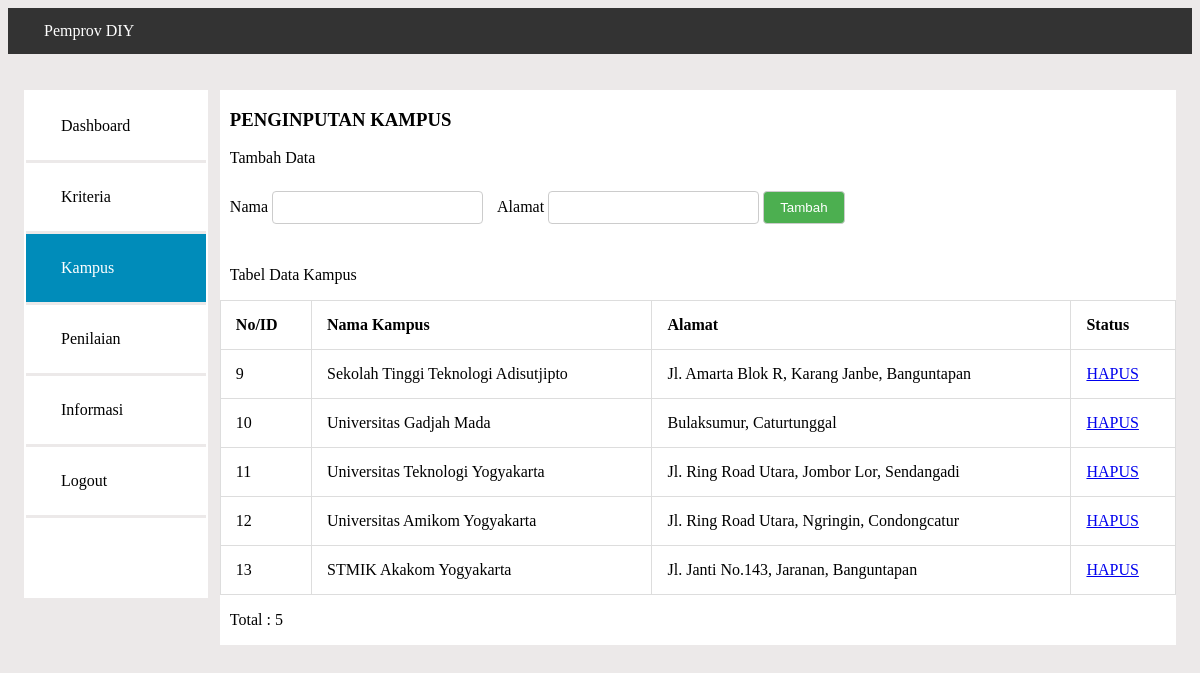
Screenshot of /kampus.php with the database file from the repository.
### tables this page shows
CREATE TABLE `tbl_kampus` (
  `id` int(10) NOT NULL,
  `nama` varchar(50) NOT NULL,
  `alamat` varchar(50) NOT NULL
);

### kampus.php (the view, shortened to what this page needs)
<!DOCTYPE html>
<html>
    <head>
        <link rel="stylesheet" href="styleku.css">
    </head>
<body>
    <div class="navbar">
        <ul>
            <li><a href="utama.php">Pemprov DIY</a></li>
        </ul>
    </div>
    <div class="kontainer">
        <div class="sidenav">
            <ul>
                <li><a href="utama.php">Dashboard</a></li>
                <li><a href="kriteria.php">Kriteria</a></li>
                <li><a class="active" href="#">Kampus</a></li>
                <li><a href="penilaian.php">Penilaian</a></li>
                <li><a href="info.php">Informasi</a></li>
                <li><a href="login.php">Logout</a></li>
            </ul>
        </div>
        <div class="konten">
            <div class="sidebar">
                <h3>PENGINPUTAN KAMPUS</h3>
            </div>
            <div class="tbhkampus">
            <form action="kampus.php" method="POST">
                <p>Tambah Data</p>
                <label for="nama">Nama </label>
                <input type="text" name="nama" required>
                <label for="alamat">  Alamat </label>
                <input type="text" name="alamat" required>
                <input type="submit" value="Tambah" name="Tambah">
            </form>
            </div>
            <?php include("koneksi.php");
            ?>
            <div class="dtakampus">
                <br>
                <p>Tabel Data Kampus</p>
                <table>
                    <thead>
                        <tr>
                            <th>No/ID</th>
                            <th>Nama Kampus</th>
                            <th>Alamat</th>
                            <th>Status</th>
                        </tr>
                    </thead>
                <tbody>
                    <?php
                    $sql = "SELECT * FROM tbl_kampus";
                    $query = mysqli_query($koneksi, $sql);
                    while($kampus = mysqli_fetch_array($query))
                    {
                        echo "<tr>";
                        echo "<td>".$kampus['id']."</td>";
                        echo "<td>".$kampus['nama']."</td>";
                        echo "<td>".$kampus['alamat']."</td>";
                        echo "<td>";
                        echo "<a href='hpskampus.php?id=".$kampus['id']."'>HAPUS</a>";
                        echo "</td>";
                        echo "</tr>";
                    }
                    ?>
                </tbody>
                </table>
                <p>Total : <?php echo mysqli_num_rows($query)?></p>
            </div>
        </div>
    </div>
</body>
</html>

### styleku.css (style rules this page uses)
.navbar ul { background-color: #333; list-style-type: none; margin: 0; padding: 0; overflow: hidden; }
.navbar li { float: left; margin-left: 20px; }
.navbar li a { display: block; color: white; text-align: center; padding: 14px 16px; text-decoration: none; }
body { background-color: #ece9e9; }
.kontainer { margin-top: 20px; margin-left: auto; margin-right: auto; padding: 1em; }
.kontainer .sidenav { float: left; }
.kontainer .sidenav ul { list-style-type: none; background-color: white; position: fixed; overflow: auto; width: 15%; margin: 0; padding: 0; height: 63%; border: 2px solid white; }
.kontainer .sidenav li { border-bottom: 3px solid #ece9e9; }
.kontainer .sidenav li a { text-align: left; display: block; color: #000; text-decoration: none; padding: 25px 35px; }
.kontainer .sidenav li a.active { background-color: #008CBA; color: white; }
.kontainer .konten { background-color: white; float: right; width: 83%; margin-left: 20px; }
.kontainer .konten .sidebar h3 { text-align: left; margin-left: 10px; }
.kontainer .konten .dkriteria table, td, th { border: 1px solid #ddd; text-align: left; }
.kontainer .konten .dkriteria th, td { padding: 15px; }
.kontainer .konten .tbhkampus p, label { margin-left: 10px; }
.kontainer .konten .tbhkampus input { padding: 8px 16px; margin: 8px 0; display: inline-block; border: 1px solid #ccc; border-radius: 4px; box-sizing: border-box; }
.kontainer .konten .tbhkampus input[type=submit] { background-color: #4CAF50; color: white; cursor: pointer; }
.kontainer .konten .dtakampus p { margin-left: 10px; }
.kontainer .konten .dtakampus table, td, th { border: 1px solid #ddd; text-align: left; }
.kontainer .konten .dtakampus table { border-collapse: collapse; width: 100%; }
.kontainer .konten .dtakampus th, td { padding: 15px; }
.kontainer .konten .plhnilai table, td, th { border: 1px solid #ddd; text-align: left; }
.kontainer .konten .plhnilai th, td { padding: 15px; }

### rows the page displays
tbl_kampus: id "9", nama "Sekolah Tinggi Teknologi Adisutjipto", alamat "Jl. Amarta Blok R, Karang Janbe, Banguntapan"
tbl_kampus: id "10", nama "Universitas Gadjah Mada", alamat "Bulaksumur, Caturtunggal"
tbl_kampus: id "11", nama "Universitas Teknologi Yogyakarta", alamat "Jl. Ring Road Utara, Jombor Lor, Sendangadi"
tbl_kampus: id "12", nama "Universitas Amikom Yogyakarta", alamat "Jl. Ring Road Utara, Ngringin, Condongcatur"
tbl_kampus: id "13", nama "STMIK Akakom Yogyakarta", alamat "Jl. Janti No.143, Jaranan, Banguntapan"

### other values shown
mysqli_num_rows($query) "5"
